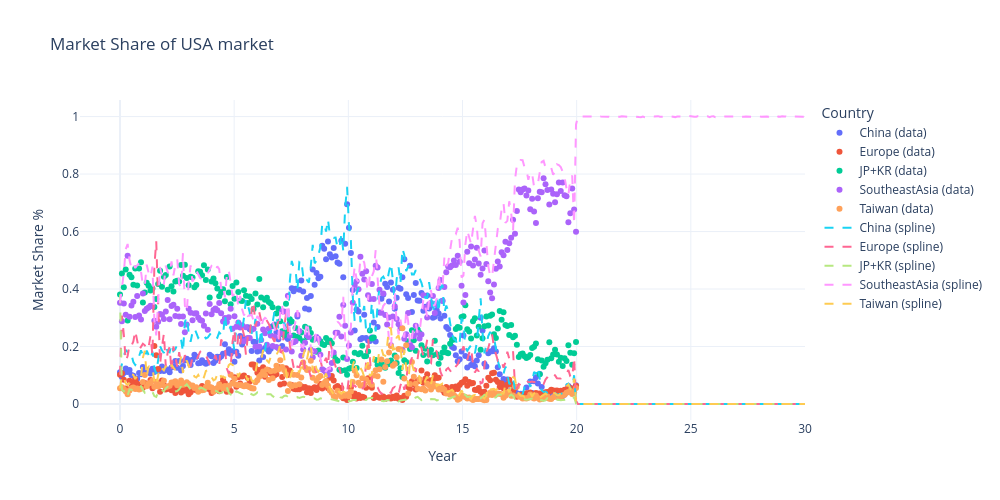

The notebook cell this image was saved under:
### Code cell
countries = ["China", "Europe", "JP+KR", "SoutheastAsia", "Taiwan"]
results = [X, Y, Z, W, H]

# Create the interactive Plotly figure
fig = go.Figure()

# Add raw data (scatter)
for country in countries:
    fig.add_trace(go.Scatter(
        x=t_eval,
        y=market_shares[country],
        mode='markers',
        name=f'{country} (data)',
        marker=dict(symbol='circle')
    ))

# Add spline fits (smooth lines)
for i, country in enumerate(countries):
    fig.add_trace(go.Scatter(
        x=t_eval,
        y=results[i],
        mode='lines',
        name=f'{country} (spline)',
        line=dict(dash='dash')  # You can customize line style here
    ))

# Layout
fig.update_layout(
    title='Market Share of USA market',
    xaxis_title='Year',
    yaxis_title='Market Share %',
    width=1000,
    height=500,
    legend_title='Country',
    hovermode='x unified',
    template='plotly_white'
)

fig.show()

### Figure 1 — Plotly figure (JSON) as saved in the notebook; plotly's stock layout.template omitted (floating-point values rounded to 4 significant figures; data arrays with more than 128 entries replaced by an {"elided": "..."} marker saying what was removed)
{"data": [{"marker": {"symbol": "circle"}, "mode": "markers", "name": "China (data)", "type": "scatter", "x": {"elided": "360 float values"}, "y": {"elided": "240 float values"}}, {"marker": {"symbol": "circle"}, "mode": "markers", "name": "Europe (data)", "type": "scatter", "x": {"elided": "360 float values"}, "y": {"elided": "240 float values"}}, {"marker": {"symbol": "circle"}, "mode": "markers", "name": "JP+KR (data)", "type": "scatter", "x": {"elided": "360 float values"}, "y": {"elided": "240 float values"}}, {"marker": {"symbol": "circle"}, "mode": "markers", "name": "SoutheastAsia (data)", "type": "scatter", "x": {"elided": "360 float values"}, "y": {"elided": "240 float values"}}, {"marker": {"symbol": "circle"}, "mode": "markers", "name": "Taiwan (data)", "type": "scatter", "x": {"elided": "360 float values"}, "y": {"elided": "240 float values"}}, {"line": {"dash": "dash"}, "mode": "lines", "name": "China (spline)", "type": "scatter", "x": {"elided": "360 float values"}, "y": {"elided": "360 float values"}}, {"line": {"dash": "dash"}, "mode": "lines", "name": "Europe (spline)", "type": "scatter", "x": {"elided": "360 float values"}, "y": {"elided": "360 float values"}}, {"line": {"dash": "dash"}, "mode": "lines", "name": "JP+KR (spline)", "type": "scatter", "x": {"elided": "360 float values"}, "y": {"elided": "360 float values"}}, {"line": {"dash": "dash"}, "mode": "lines", "name": "SoutheastAsia (spline)", "type": "scatter", "x": {"elided": "360 float values"}, "y": {"elided": "360 float values"}}, {"line": {"dash": "dash"}, "mode": "lines", "name": "Taiwan (spline)", "type": "scatter", "x": {"elided": "360 float values"}, "y": {"elided": "360 float values"}}], "layout": {"height": 500, "hovermode": "x unified", "legend": {"title": {"text": "Country"}}, "title": {"text": "Market Share of USA market"}, "width": 1000, "xaxis": {"autorange": true, "range": [-1.755, 30], "title": {"text": "Year"}, "type": "linear"}, "yaxis": {"autorange": true, "range": [-0.05566, 1.058], "title": {"text": "Market Share %"}, "type": "linear"}}}
